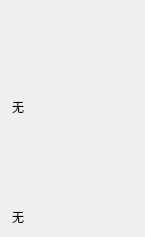
<?xml version="1.0" encoding="UTF-8"?>
<ui version="4.0">
 <class>h2GestureDisplay</class>
 <widget class="QWidget" name="h2GestureDisplay">
  <property name="geometry">
   <rect>
    <x>0</x>
    <y>0</y>
    <width>145</width>
    <height>237</height>
   </rect>
  </property>
  <property name="windowTitle">
   <string>h2GestureDisplay</string>
  </property>
  <layout class="QGridLayout" name="gridLayout">
   <item row="0" column="0">
    <widget class="QLabel" name="LBL_gesture">
     <property name="maximumSize">
      <size>
       <width>120</width>
       <height>200</height>
      </size>
     </property>
     <property name="text">
      <string>无</string>
     </property>
    </widget>
   </item>
   <item row="1" column="0">
    <widget class="QLabel" name="LBL_gestureString">
     <property name="sizePolicy">
      <sizepolicy hsizetype="Preferred" vsizetype="Maximum">
       <horstretch>0</horstretch>
       <verstretch>0</verstretch>
      </sizepolicy>
     </property>
     <property name="text">
      <string>无</string>
     </property>
    </widget>
   </item>
  </layout>
 </widget>
 <layoutdefault spacing="6" margin="11"/>
 <resources/>
 <connections/>
</ui>
